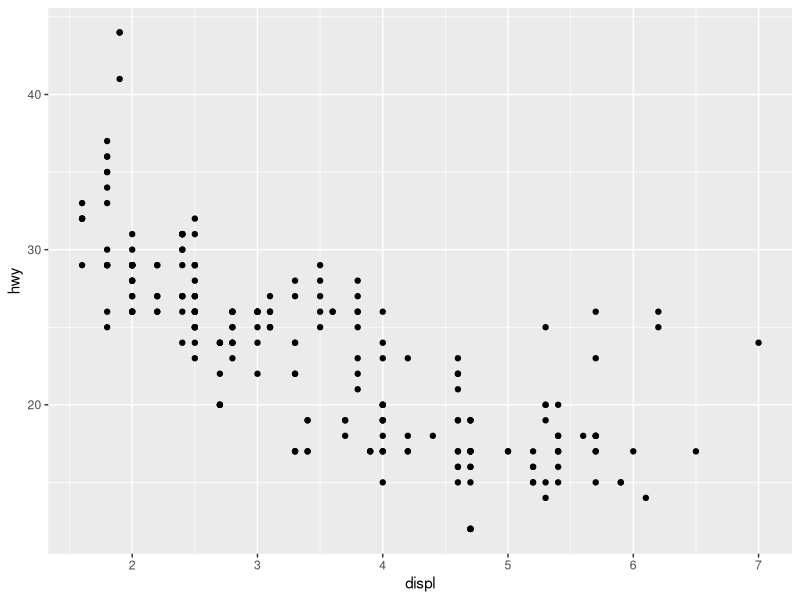
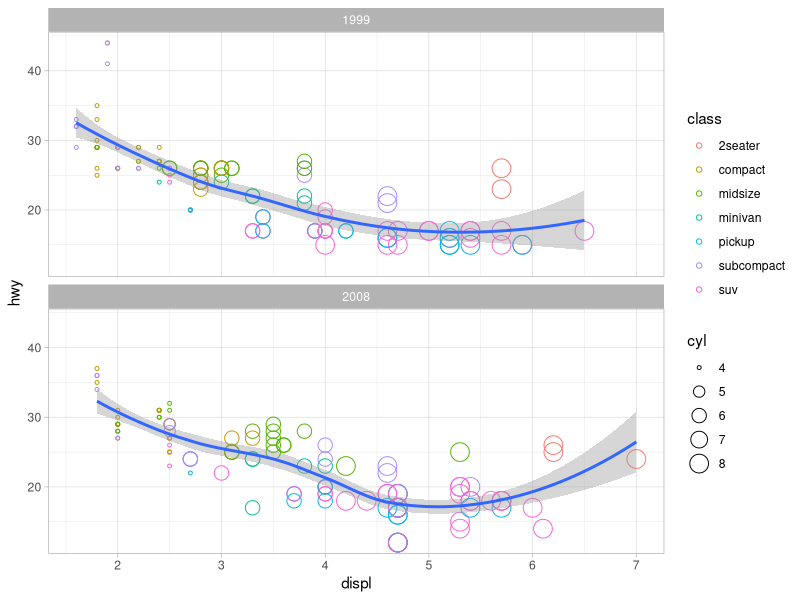
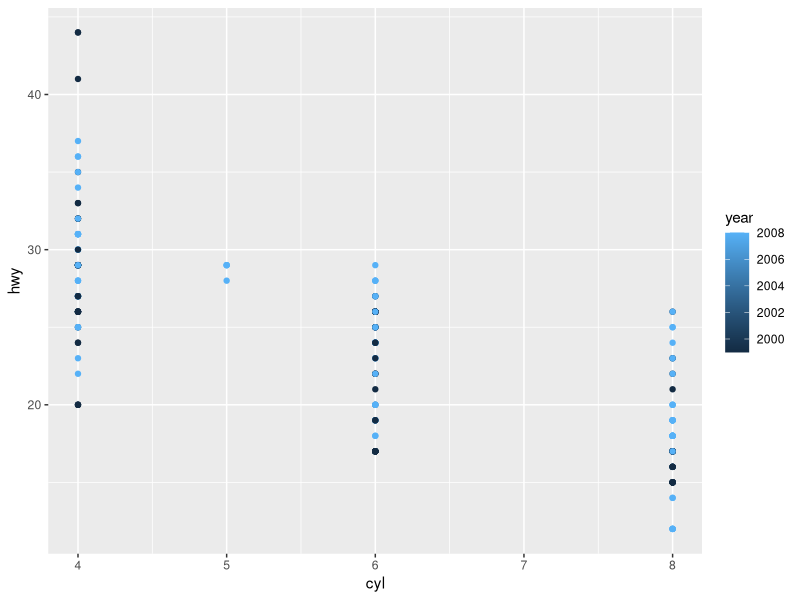
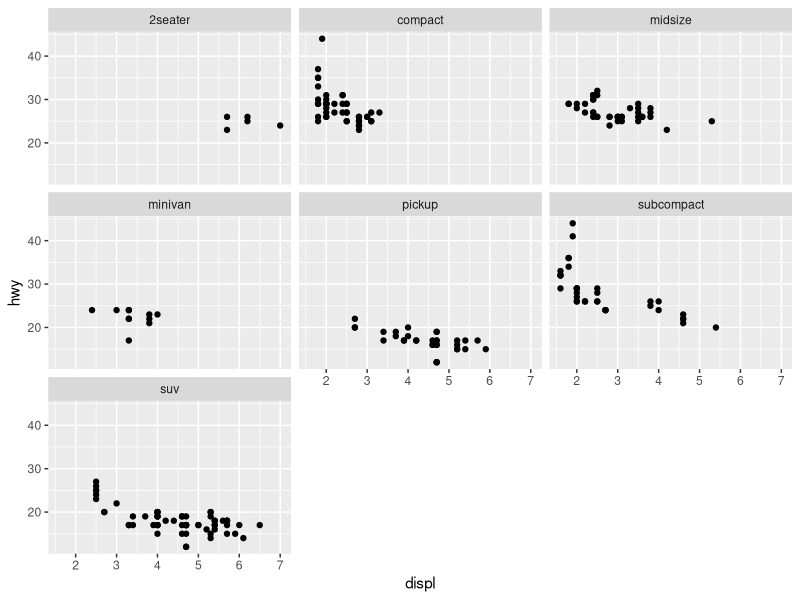

The R script that drew these images, in order:
library(tidyverse)

mpg
?mpg

cars
?cars

View(mpg)

head(cars, 4)

tail(cars)

ggplot(data = mpg) +
  geom_point(mapping = aes(x = displ, y = hwy))

ggplot(data = mpg, mapping = aes(x = displ, y = hwy)) +
  geom_point(mapping = aes(color = class, size = cyl), shape = 1) +
  geom_smooth() +
  facet_wrap(~ year, nrow = 2) +
  theme_light()

?geom_point

ggplot(data = mpg) +
  geom_point(mapping = aes(x = cyl, y = hwy, color = year))

#There is a natural order for the values of year b/c they are numerical, so it 
#shows up in the legend as a gradient

#make code as concise as possible by putting something you want in all your plots to the
#ggplot() in the beginning


ggplot(data = mpg) + 
  geom_point(mapping = aes(x = displ, y = hwy)) +
  facet_wrap(~ class)
